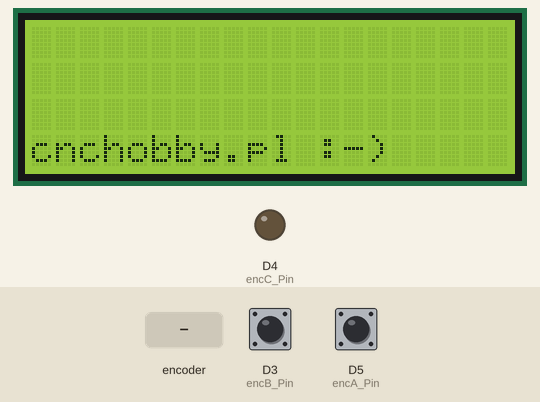
Simulated run of this program. Board: STM32 Nucleo. On the bench: 20×4 character LCD, output pins drawn as LEDs (lit = HIGH). The test bench sets the inputs (shaded band); at power-on: D3 (encB_Pin) HIGH, D5 (encA_Pin) HIGH.

Above: at 1.2 s.
1.3 s: rotary encoder on D5 (encA_Pin) / D3 (encB_Pin) turned 3 steps (first pin leading)
3.4 s: rotary encoder on D5 (encA_Pin) / D3 (encB_Pin) turned 1 step (first pin leading)
5.1 s: rotary encoder on D5 (encA_Pin) / D3 (encB_Pin) turned 1 step (first pin leading)
At 6.0 s:
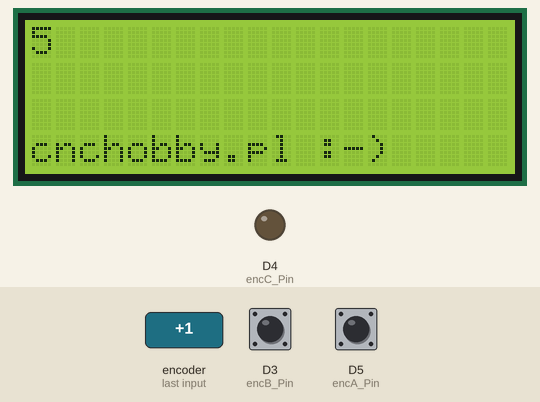
Timing chart, 0 to 8.1 s (numbered marks = the images above; inputs shaded):
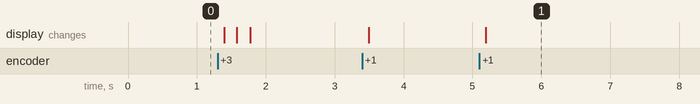

The program:

main.cpp
```cpp
#include <Arduino.h>
#include <Wire.h>
#include <LiquidCrystal_I2C.h>

#include <Encoder.h>

int const encA_Pin = 5;
int const encC_Pin = 4;
int const encB_Pin = 3;
int const encBtn_Pin = 2;

LiquidCrystal_I2C lcd(0x27, 20, 4);

HardwareTimer timer(TIM2);

Encoder encoder(encA_Pin, encB_Pin, encC_Pin, encBtn_Pin);

int count = 0;

void TimerInterrupt()
{
  encoder.IrqEncoder();
}

void PrintLCD(String _input, int _line = 0)
{
  lcd.setCursor(0, _line);
  lcd.print(_input+"                   ");
}

void setup()
{
  pinMode(encA_Pin, INPUT_PULLUP);
  pinMode(encB_Pin, INPUT_PULLUP);
  pinMode(encC_Pin, OUTPUT);
  pinMode(encBtn_Pin, INPUT_PULLUP);

  timer.setPrescaleFactor(3200);
  timer.setOverflow(10);
  timer.attachInterrupt(TimerInterrupt);
  timer.refresh();
  timer.resume();

  lcd.init();
  lcd.backlight();

  PrintLCD("cnchobby.pl :-)",3);
}
void loop()
{
  int _encValue = encoder.ReadEnc();
  if (_encValue != 0)
  {
    count = count + _encValue;
    PrintLCD(String(count));
  }
}
```

Encoder.h
```cpp
#include <Arduino.h>

class Encoder
{
private:
    int encA_P;
    int encC_P;
    int encB_P;
    int encSw_P;
    bool swValue;
    bool swValueOld;
    bool encA = false;
    bool encB = false;
    bool encAOld = false;
    bool encBOld = false;
    volatile int enc = 0;

public:
    Encoder(int _encA_P, int _encB_P, int _encC_P, int _encSw_P)
    {
        encA_P = _encA_P;
        encB_P = _encB_P;
        encC_P = _encC_P;
        encSw_P = _encSw_P;

        On();
    }
    void IrqEncoder()
    {
        encA = digitalRead(encA_P);
        encB = digitalRead(encB_P);

        if ((encAOld && encA && !encBOld && encB)
            //    ||(encAOld && !encA && encB && encBOld)
            //    ||(!encAOld && !encA && encBOld && !encB)
            //    ||(!encAOld && encA && !encBOld && !encB)
        )
        {
            enc = 1;
        }
        if ((encAOld && encA && encBOld && !encB)
            //    ||(!encAOld && encA && encB && encBOld)
            //    ||(!encAOld && !encA && !encBOld && encB)
            //   ||(encAOld && !encA && !encBOld && !encB)
        )
        {
            enc = -1;
        }
        encAOld = encA;
        encBOld = encB;
    }
    int ReadEnc()
    {
        int data = enc;
        enc = 0;
        return data;
    }
    int ReadBtn()
    {
        swValue = !digitalRead(encSw_P);
        if (swValue == false && swValueOld == false)
            return 0;
        if (swValue == true && swValueOld == true)
            return 2;
        if (swValue == true && swValueOld == false)
        {
            swValueOld = swValue;
            delay(10);
            return 1;
        }
        swValueOld = swValue;
        delay(10);
        return 3;
    }
    void On()
    {
        encA = digitalRead(encA_P);
        encB = digitalRead(encB_P);
        encAOld = encA;
        encBOld = encB;
        digitalWrite(encC_P, false);
    }

    void Off()
    {
        digitalWrite(encC_P, true);
    }
};
```

Measured:
- after the input at 5.1 s, the display: changes after 0.09 s (image 1)
